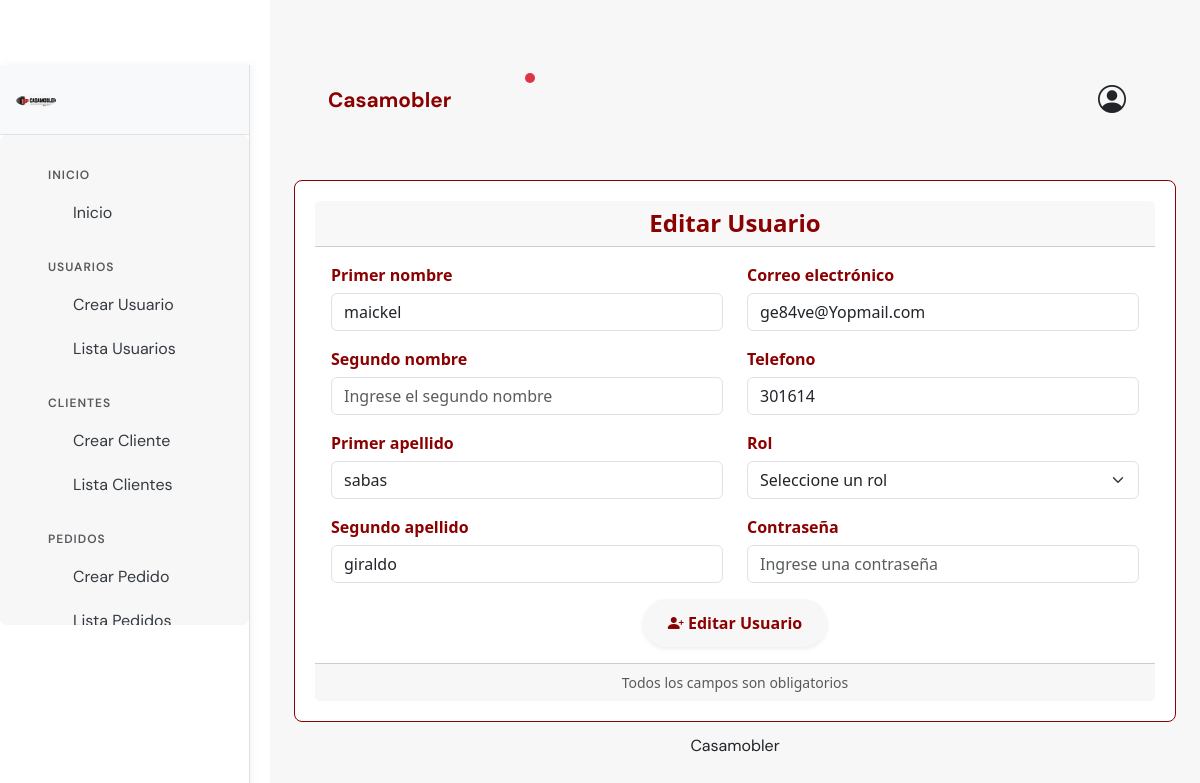
The app's page /usuarios/editar/4/, older data.
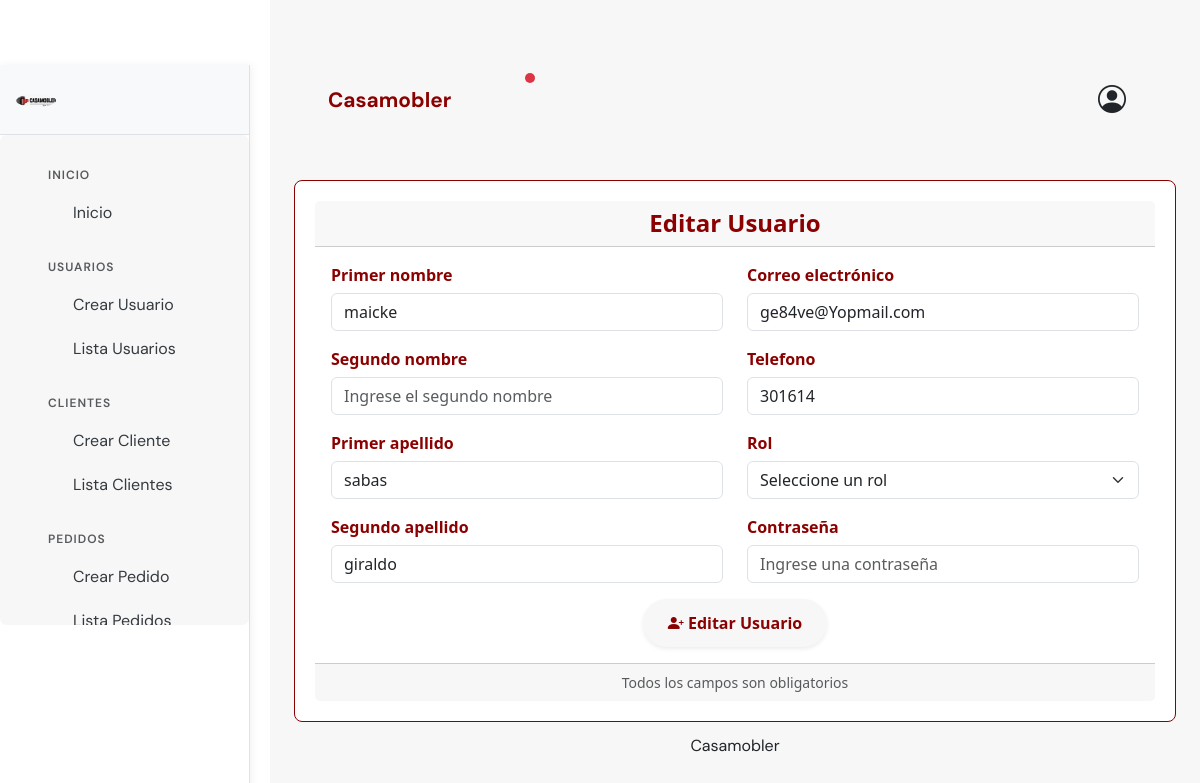
The same page, newer data.
### Casamobler/models.py (models this page shows, shortened)
class Usuario(models.Model):
    p_nombre = models.CharField(max_length=100, null=True, blank=True)
    s_nombre = models.CharField(max_length=100, null=True, blank=True)
    p_apellido = models.CharField(max_length=100, null=True, blank=True)
    s_apellido = models.CharField(max_length=100, null=True, blank=True)
    telefono = models.DecimalField(max_digits=10, decimal_places=0, null=True, blank=True)
    correo = models.EmailField(unique=True, null=True, blank=True)
    contraseña = models.CharField(max_length=255, null=True, blank=True)
    rol = models.ForeignKey(Rol, on_delete=models.SET_NULL, null=True, blank=True)

class Rol(models.Model):
    nombre_rol = models.CharField(max_length=50)

### Casamobler/views.py (the view, shortened to what this page needs)
# urls.py: path('usuarios/editar/<int:id>/', views.editar_usuarios, name='editar_usuarios'),
def editar_usuarios(request, id):
    usuario = get_object_or_404(Usuario, id=id)
    roles = Rol.objects.all()
    return render(request, 'usuario/editar_usuarios.html', {'usuario': usuario, 'roles': roles})

### Casamobler/templates/usuario/editar_usuarios.html (shortened to what this page needs)
{% extends 'base.html' %}
{% load static %}
{% block content %}
<div class="form-center-container">
    <div class="card custom-card">
        <div class="card-header custom-card-header text-center">
            <h4 class="mb-0">Editar Usuario</h4>
        </div>
        <div class="card-body">
            <form method="POST" action="{% url 'editar_usuarios' usuario.id %}">
                <div class="row">
                    <div class="col-md-6">
                        <div class="mb-3">
                            <label for="p_nombre" class="form-label">Primer nombre</label>
                            <input type="text" value = "{{ usuario.p_nombre }}" type="text" class="form-control" id="p_nombre" name="p_nombre" placeholder="Ingrese el primer nombre" required>
                        </div>
                        <div class="mb-3">
                            <label for="s_nombre" class="form-label">Segundo nombre</label>
                            <input type="text" value="{{ usuario.s_nombre }}" type="text" class="form-control" id="s_nombre" name="s_nombre" placeholder="Ingrese el segundo nombre">
                        </div>
                        <div class="mb-3">
                            <label for="p_apellido" class="form-label">Primer apellido</label>
                            <input type="text" value="{{ usuario.p_apellido }}" type="text" class="form-control" id="p_apellido" name="p_apellido" placeholder="Ingrese el primer apellido" required>
                        </div>
                        <div class="mb-3">
                            <label for="s_apellido" class="form-label">Segundo apellido</label>
                            <input type="text" value="{{ usuario.s_apellido }}" type="text" class="form-control" id="s_apellido" name="s_apellido" placeholder="Ingrese el segundo apellido">
                        </div>
                    </div>
                    <div class="col-md-6">
                        <div class="mb-3">
                            <label for="email" class="form-label">Correo electrónico</label>
                            <input type="email" value="{{ usuario.correo }}" type="email" class="form-control" id="email" name="email" placeholder="usuario@correo.com" required>
                        </div>
                        <div class="mb-3">
                            <label for="telefono" class="form-label">Telefono</label>
                            <input type="text"  value = "{{ usuario.telefono }}" type="text" class="form-control" id="telefono" name="telefono" placeholder="Ingrese el telefono">
                        </div>
                        <div class="mb-3">
                            <label for="rol" class="form-label">Rol</label>
                            <select id="rol"  value = "{{ usuario.rol.id }}" name="rol" class="form-select" required>
                                <option value="">Seleccione un rol</option>
                            </select>
                        </div>
                        <div class="mb-3">
                            <label for="password" class="form-label">Contraseña</label>
                            <input type="password"   class="form-control" id="password" name="contraseña" placeholder="Ingrese una contraseña" required>
                        </div>
                    </div>
                </div>
                <div class="d-grid">
                    <button type="submit" class="btn btn-custom btn-lg rounded-pill shadow-sm">
                        <i class="bi bi-person-plus-fill"></i> Editar Usuario
                    </button>
                </div>
            </form>
        </div>
        <div class="card-footer custom-card-footer text-center text-muted small">
            Todos los campos son obligatorios
        </div>
    </div>
</div>
{% endblock %}

Row changes from the older to the newer data that the page shows:
changed Usuario "sabas": p_nombre "maickel" → "maicke"
